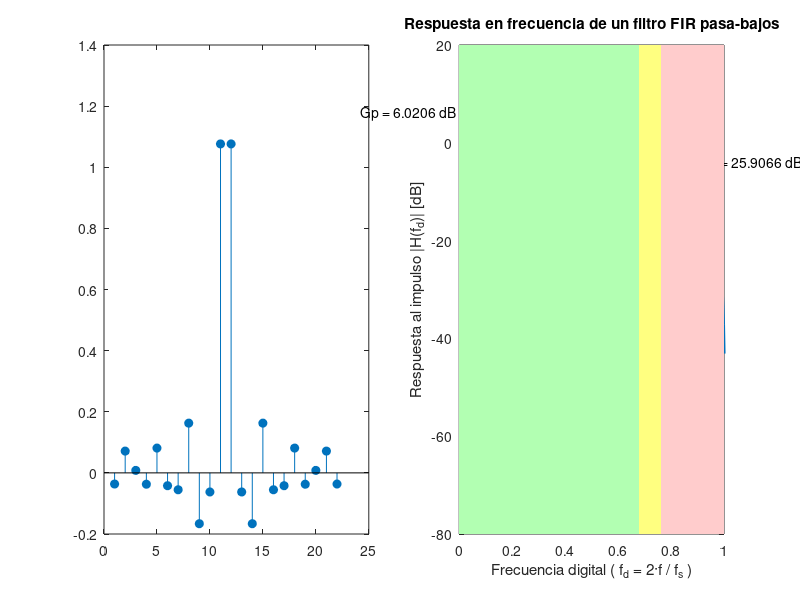

The MATLAB script that drew this image:
% <------- Guia 4 - Ejercicio 1 ----------->

clc; % borra la consola
clear all; % borra todas las variables
close all; % cierra las ventanas de imagen
pkg load control; % paquete con 'mag2db'
pkg load signal; % 'findpeaks'

% punto 1
h = load ('low_pass.dat'); % carga el archivo .dat
figure('name','Guia 4 ejercicio 1','Units','normalized','Position',[0 0 1 1]); % pantalla completa
subplot(1,2,1);  % subplot (filas, columnas, indice)
stem (h,'fill');

% punto 2
H = fft(h,1000);  % calcula la FFT con 1000 puntos de frecuencia, completa con ceros
Hdb = mag2db( abs( H(1:500) ) ); % convierte a dB el valor absoluto de las muestras de f positiva
fd = (0 : 1/500 : 1-(1/500) ); % vector con los valores de frecuencia digital fd = 2f / fs
% ^ ^
% | |  me parece que es de 0 a 499

subplot(1,2,2);
plot (fd, Hdb, 'linewidth', 3); % grafica la respuesta en frecuencia
limits = axis; % vector con los limites de los ejes [xmin xmax ymin ymax]
xmin = limits(1);
xmax = limits(2);
ymin = limits(3);
ymax = limits(4);
xlabel ('Frecuencia digital ( f_d = 2·f / f_s )'); % etiqueta eje X
ylabel ('Respuesta al impulso |H(f_d)| [dB]');  % etiqueta eje y
title ('Respuesta en frecuencia de un filtro FIR pasa-bajos'); % titulo

% punto 3

Gp = Hdb(1); % ganancia de continua
fc_H = find( Hdb <= ( Gp-3 ) ); % encuentra elemento con Gp-3dB
fc_H = fc_H(1); % solo la primera ocurrencia
Gfc = Hdb(fc_H); % ganancia en la frecuencia de corte
fc = fd(fc_H); % frecuencia de corte
Rp = max(Hdb); % ripple en banda de paso
fRp_H = find( Hdb == Rp ); % encuentra elemento de ripple
fRp = fd( fRp_H(1) ); % frecuencia donde se produce el maximo ripple
[H_sba, loc] = findpeaks(Hdb(fc_H:end), "DoubleSided"); % maximos [pico, ocurrencia], "DoubleSided" -> valores negativos
f_btr = fd( fc_H+loc(1) ); % f_max banda transicion
H_sba = max(H_sba); % busca el mayor pico
elem_sba = find ( Hdb(fc_H:end) == H_sba ); % busca el indice del mayor pico en la banda de rechazo
f_sba = fd( fc_H+elem_sba ); % frecuencia del mayor pico en la banda de rechazo

line ([0 f_sba], [Gp Gp], "linestyle", "-.", "color", "r", 'linewidth', 1);
line ([f_sba f_sba], [H_sba Gp], "linestyle", ":", "color", "b", 'linewidth', 1);
line ([fc fc], [ymin Gfc], "linestyle", "-.", "color", "r", 'linewidth', 1);
line ([fc fc], [Gfc Gp], "linestyle", ":", "color", "b", 'linewidth', 1);

text_Gp = ['Gp = ', num2str(Gp), ' dB '];
text_Rp = ['Rp = ', num2str(Rp), ' dB'];
text_fc = [' fc = ', num2str(fc), ' · fd'];
text_Sba = [' Sba = ', num2str(Gp-H_sba), ' dB'];

text (0, Gp, text_Gp, "horizontalalignment", "right");
text (fRp, Rp, text_Rp, "horizontalalignment", "center", "verticalalignment", "bottom");
text (fc, ymin, text_fc, "verticalalignment", "bottom");
text (f_sba, Gp+(H_sba/2), text_Sba);
text (fc, Gp-1.5, ' 3dB');
text (0, ymax, 'Banda de paso', "verticalalignment", "top");
text (xmax, ymax, 'Banda de rechazo', "horizontalalignment", "right", "verticalalignment", "top");

patch ([xmin xmin fc fc], [ymin ymax ymax ymin], [0.7 1 0.7],'EdgeColor', 'none');
patch ([fc fc f_btr f_btr], [ymin ymax ymax ymin], [1 1 0.5],'EdgeColor', 'none');
patch ([f_btr f_btr xmax xmax], [ymin ymax ymax ymin], [1 0.8 0.8],'EdgeColor', 'none');

axis ('auto'); % se vuelve a dibujar los ejes por si se sobreescribio alguna parte
